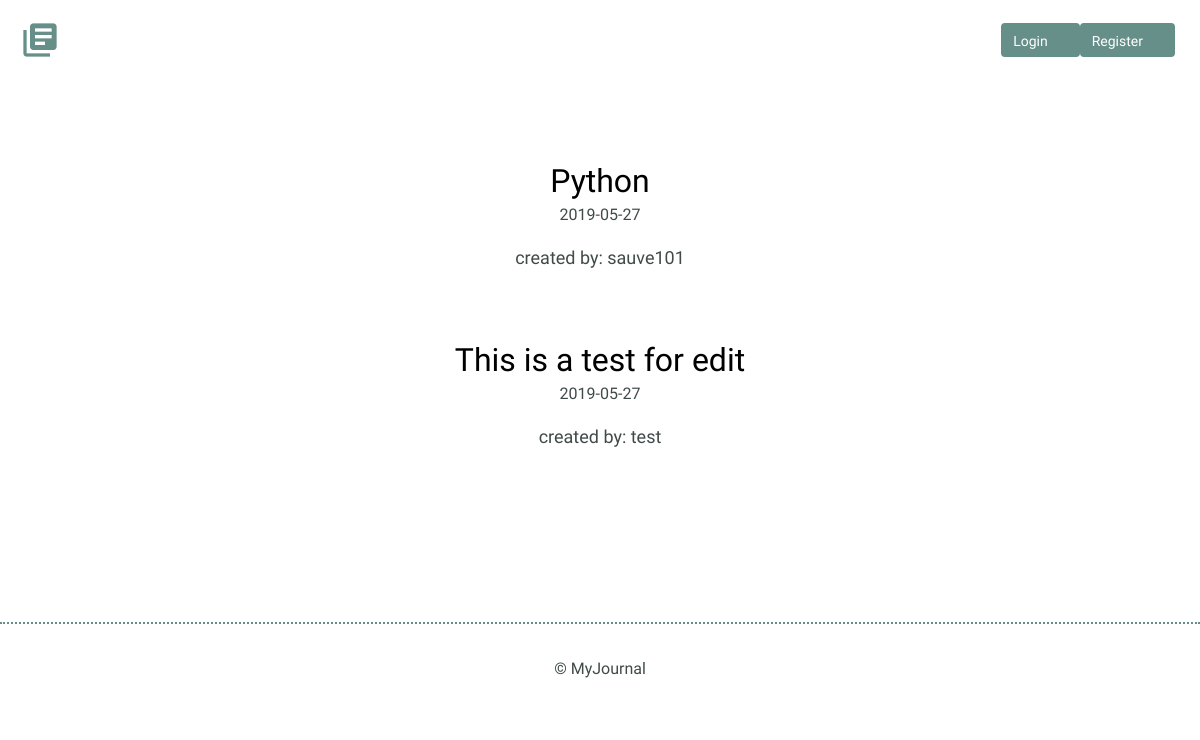
/entries, run on an earlier commit of the app's database.
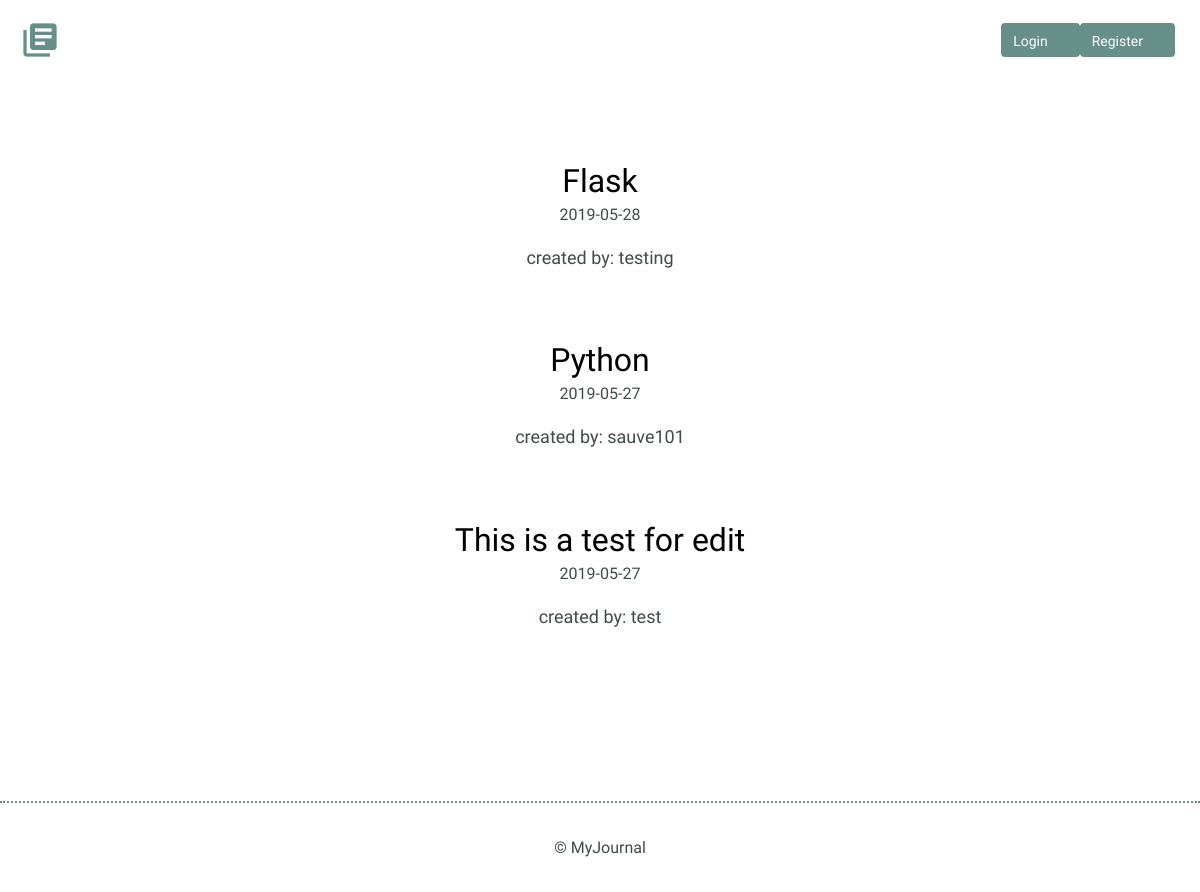
And on a later commit of the database.
### models.py (models this page shows, shortened)
class Entry(Model):
    user = ForeignKeyField(User, related_name='entries')
    title = CharField(max_length=100)
    date = DateField(formats=['%Y-%m-%d'])
    time = IntegerField()
    learned = TextField()
    resources = TextField()
    class Meta:
        database = DATABASE
        order_by = ('date',)

class User(UserMixin, Model):
    username = CharField(unique=True)
    password = CharField(max_length=50)
    class Meta:
        database = DATABASE

### app.py (the view)
@app.route('/')
@app.route('/entries')
def index():
    entries = models.Entry.select().order_by(models.Entry.date.desc())
    return render_template('index.html', entries=entries)

### app.py (called while the page is built)
@app.before_request
def before_request():
    g.db = models.DATABASE
    g.db.connect()
    g.user = current_user

@app.after_request
def after_request(response):
    g.db.close()
    return response

### templates/index.html
{% extends 'layout.html' %}
{% block content %}
<section>
    <div class="container">
        <div class="entry-list">
          {% for entry in entries %}
          <article>
            <h2><a href="{{ url_for('view_entry', id=entry.id) }}">{{ entry.title }}</a></h2>
              <time datetime="2016-01-31">{{ entry.date }}</time>
              <p>created by: {{ entry.user.username }}</p>
          </article>
          {% endfor %}
        </div>
        </div>
</section>
{% endblock %}

What changed in the data, as far as the page shows it:
added Entry: title "Flask", date "2019-05-28", user.username "testing"
